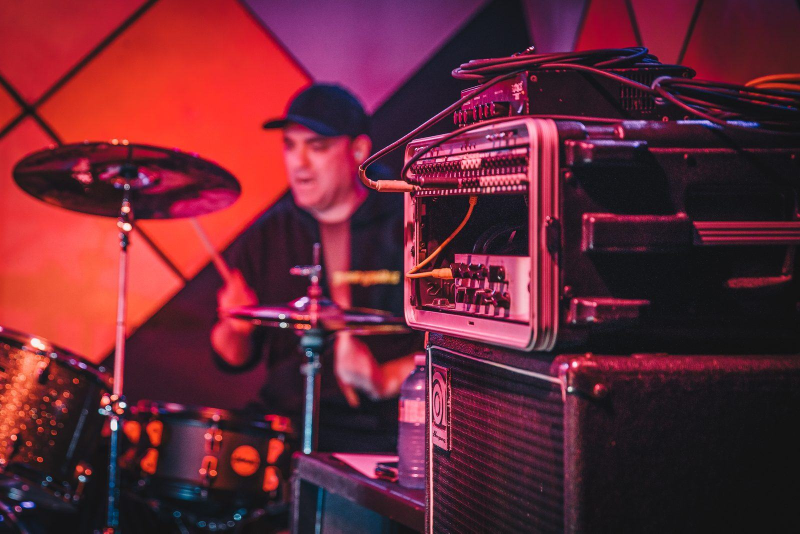
#> input picture images/granite/live-01.jpg, 1600 x 1067 px, given in place of logo.png, which was not available (shown at 1/2 size)
$ python build_granite_kit_pdf.py
#> lines starting #> are read from the running program, lines starting #| are printed output that depends on the picture
#!/usr/bin/env python3
"""GRANITE's press kit as one PDF, for attaching to booking emails.

Page 1 is a one-sheet: logo, press photo, the bio (read off granite-epk.html so
it cannot drift from the page), the facts and every link a booker needs.
The pages after it are the photos and artwork, one per page, full bleed.

    python3 tools/build_granite_kit_pdf.py [out.pdf]

Default output: files/granite-press-kit.pdf
"""
import html
import re
import sys
from pathlib import Path

from PIL import Image, ImageDraw, ImageFont

ROOT = Path(__file__).resolve().parent.parent
IMG = ROOT / "images" / "granite"
OUT = Path(sys.argv[1]) if len(sys.argv) > 1 else ROOT / "files" / "granite-press-kit.pdf"

W, H = 1275, 1650                      # US letter at 150 dpi
M = 90
BG = (17, 18, 20)
INK = (236, 234, 230)
DIM = (160, 164, 170)
HOT = (232, 103, 42)
FONT = "/usr/share/fonts/opentype/inter/Inter-Regular.otf"
BOLD = "/usr/share/fonts/opentype/inter/Inter-Bold.otf"
LINKS = [("Press kit", "mikidrummer.ca/granite-epk.html"),
         ("Listen", "soundcloud.com/user-968824092/pony-up-1"),
         ("Live video", "youtube.com/watch?v=Qovij1CQUV4"),
         ("Instagram", "@granitevancouver")]
PHOTOS = ["press-photo.jpg", "hero.jpg", "feature.jpg", "live-01.jpg", "live-02.jpg", "live-03.jpg",
          "live-07.jpg", "live-08.jpg", "live-09.jpg", "logo-fire.jpg", "tiamat-demon.jpg"]


def font(path, size):
    try:
        return ImageFont.truetype(path, size)
    except OSError:
        return ImageFont.truetype("/usr/share/fonts/truetype/dejavu/DejaVuSans.ttf", size)


def bio():
    s = (ROOT / "granite-epk.html").read_text(encoding="utf-8")
    seg = s[s.find('id="bio"'):][:12000]
    clean = lambda t: re.sub(r"\s+", " ", html.unescape(re.sub("<[^>]+>", "", t))).strip()
    paras = [clean(p) for p in re.findall(r"<p[^>]*>(.*?)</p>", seg, re.S)]
    paras = [p for p in paras if p and not p.lower().startswith("press photo, live shots")]
    facts = [(clean(k), clean(v)) for k, v in
             re.findall(r'class="row"[^>]*>.*?class="k"[^>]*>(.*?)</.*?class="v"[^>]*>(.*?)</div>', seg, re.S)]
    return paras, facts


def wrap(draw, text, f, width):
    lines, line = [], ""
    for word in text.split():
        trial = (line + " " + word).strip()
        if draw.textlength(trial, font=f) <= width:
            line = trial
        else:
            lines.append(line)
            line = word
    if line:
        lines.append(line)
    return lines


def cover():
    page = Image.new("RGB", (W, H), BG)
    d = ImageDraw.Draw(page)
    logo = Image.open(IMG / "logo.png").convert("RGBA")
    logo.thumbnail((W - 2 * M, 190))
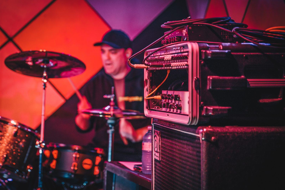
#> logo: PIL image 285x190 RGBA; mean R, G, B, A 103.1, 39.1, 52.9, 255
    page.paste(logo, (M, M), logo)
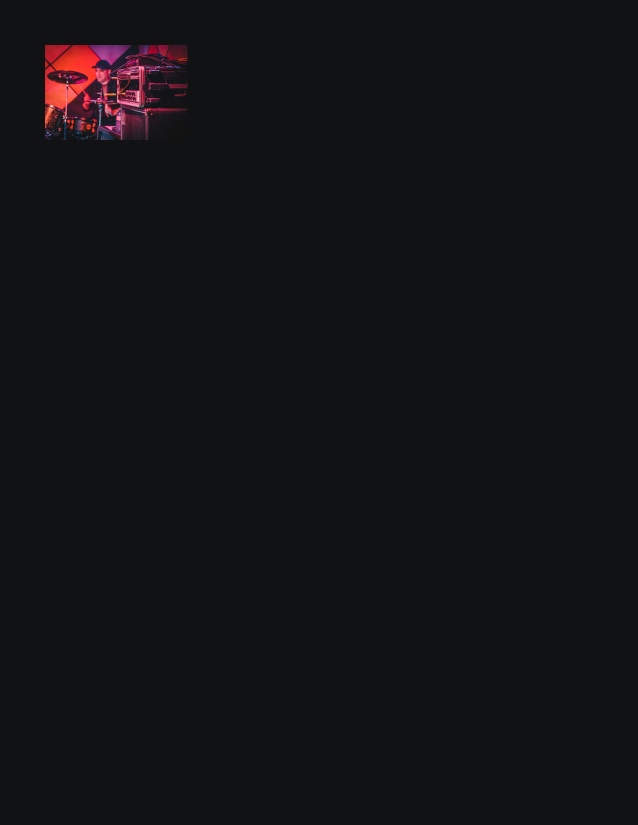
#> page: PIL image 1275x1650 RGB (shown at 1/2 size); mean R, G, B 19.2, 18.5, 20.8
    y = M + logo.height + 30
#> y = 310
    photo = Image.open(IMG / "press-photo.jpg").convert("RGB")
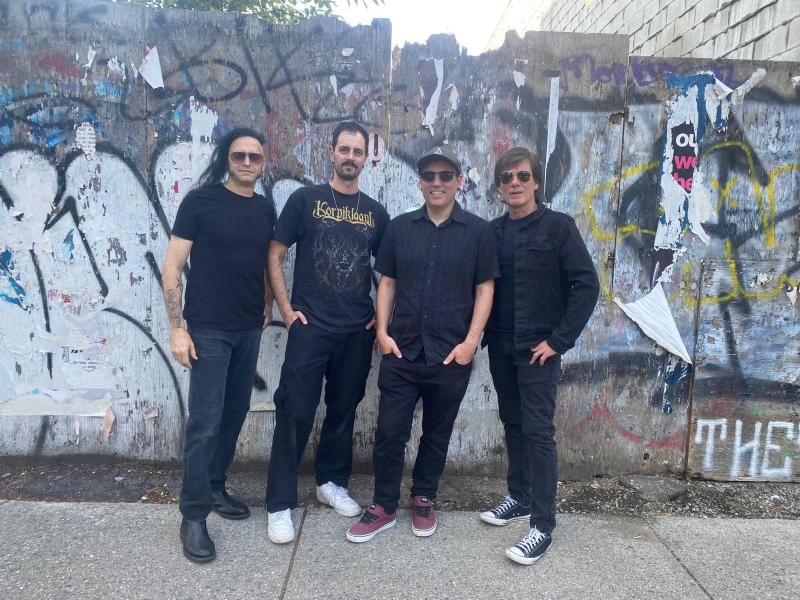
#> input picture images/granite/press-photo.jpg, 1600 x 1200 px (shown at 1/2 size)
#> photo is the input picture: PIL image 1600x1200 RGB; mean R, G, B 121, 128, 140
    pw = W - 2 * M
    ph = int(photo.height * pw / photo.width)
#> ph = 821
    ph = min(ph, 500)
#> ph = 500
    photo = photo.resize((pw, int(photo.height * pw / photo.width))).crop((0, 0, pw, ph))
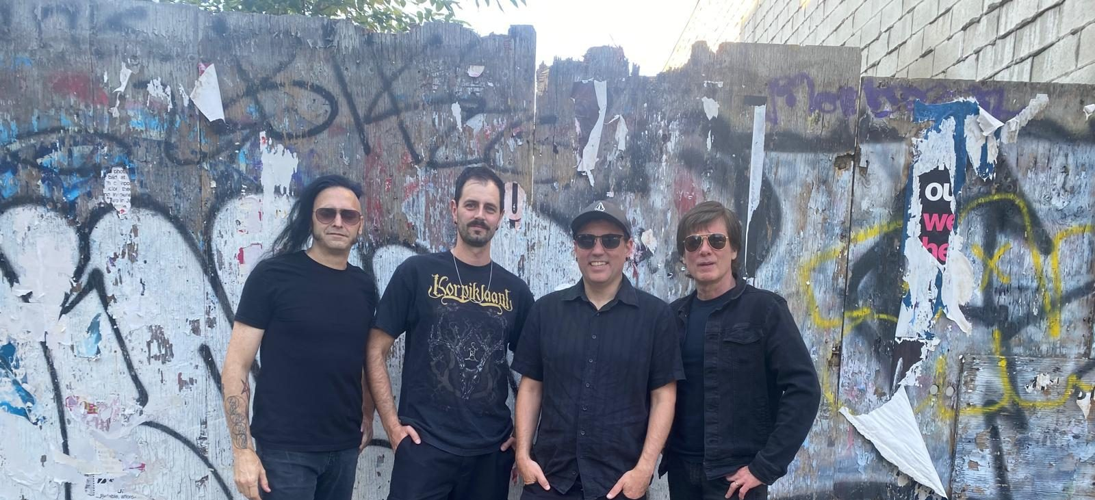
#> photo: PIL image 1095x500 RGB; mean R, G, B 123.2, 132, 146.5
    page.paste(photo, (M, y))
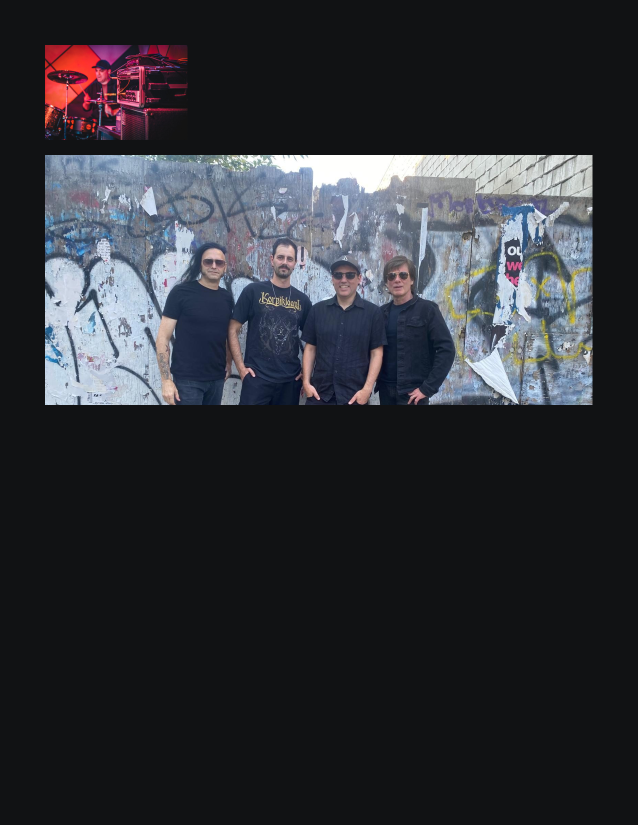
#> page: PIL image 1275x1650 RGB (shown at 1/2 size); mean R, G, B 46.8, 48.2, 53.8
    y += ph + 40
#> y = 850
    paras, facts = bio()
    body = font(FONT, 25)
    for p in paras:
        for line in wrap(d, p, body, W - 2 * M):
            d.text((M, y), line, font=body, fill=INK)
            y += 36
        y += 14
    y += 6
    d.line((M, y, W - M, y), fill=(60, 63, 68), width=2)
    y += 22
    k, v = font(BOLD, 22), font(FONT, 22)
    col = (W - 2 * M) // 2
    rows = [(a, b) for a, b in facts] + LINKS
    for i, (a, b) in enumerate(rows):
        x = M + (i % 2) * col
        yy = y + (i // 2) * 62
        d.text((x, yy), a.upper(), font=font(BOLD, 17), fill=HOT)
        d.text((x, yy + 24), b, font=v, fill=INK)
    end = y + ((len(rows) + 1) // 2) * 62 + 16
    d.text((M, max(end, H - M - 10)), "Booking: reply to the email this came with.", font=font(FONT, 20), fill=DIM)
    return page


def photo_page(name):
    page = Image.new("RGB", (W, H), BG)
    im = Image.open(IMG / name).convert("RGB")
    im.thumbnail((W - 2 * M, H - 2 * M - 60))
    page.paste(im, ((W - im.width) // 2, (H - 60 - im.height) // 2))
    d = ImageDraw.Draw(page)
    d.text((M, H - M), "GRANITE · " + name.rsplit(".", 1)[0].replace("-", " "), font=font(FONT, 20), fill=DIM)
    return page


def main():
    pages = [cover()] + [photo_page(n) for n in PHOTOS if (IMG / n).exists()]
    OUT.parent.mkdir(parents=True, exist_ok=True)
    pages[0].save(OUT, "PDF", resolution=150, save_all=True, append_images=pages[1:], quality=82)
    print(f"{OUT} · {len(pages)} pages · {OUT.stat().st_size // 1024} KB")


if __name__ == "__main__":
#> (the run stopped early here; a loop or call above may not have finished)
